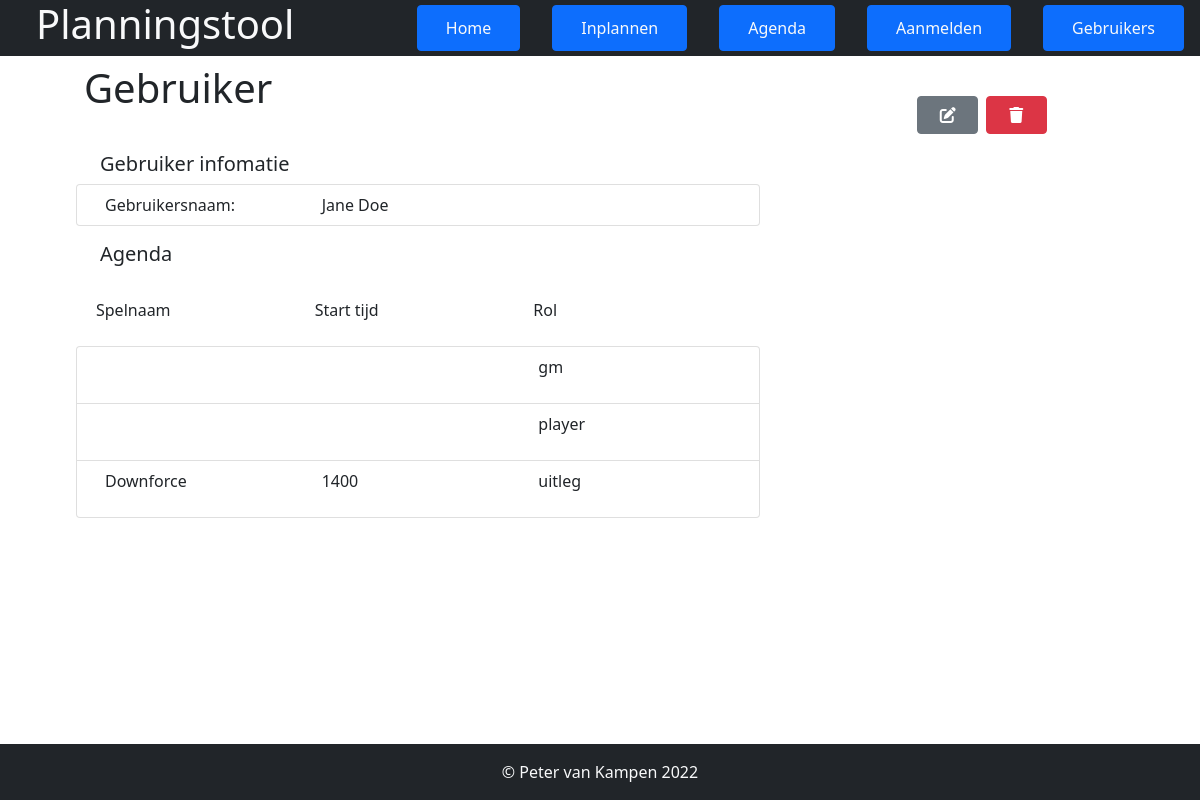
The app's page /pages/gebruiker.php?id=2, older data.
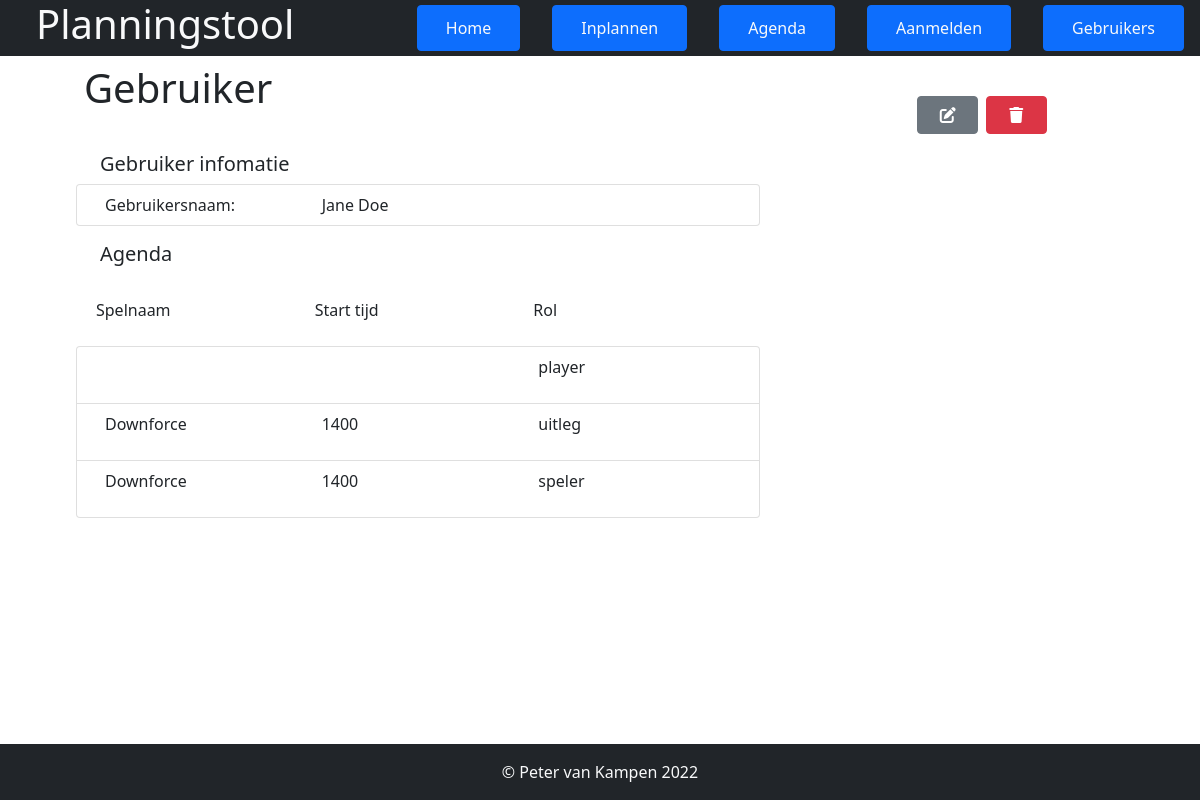
The same page, newer data.
### tables this page shows
CREATE TABLE `users` (
  `id` int(11) NOT NULL,
  `username` varchar(11) NOT NULL
);

CREATE TABLE `aanwezigheid` (
  `id` int(11) NOT NULL,
  `appointment_id` int(11) NOT NULL,
  `user_id` int(11) NOT NULL,
  `role` varchar(255) NOT NULL
);

CREATE TABLE `schedule` (
  `id` int(11) NOT NULL,
  `game_id` int(11) NOT NULL,
  `start_time` int(11) NOT NULL,
  `end_time` int(11) NOT NULL,
  `game_master` int(11) NOT NULL
);

### pages/gebruiker.php (the view, shortened to what this page needs)
<?php
    require("../includes/connect.php");
    $query = "SELECT username FROM users WHERE id=:safe";
    $result = $conn->prepare($query);
    $result->execute(['safe' => $_GET["id"]]);
    $user = $result->fetch();
    $query = "SELECT * FROM aanwezigheid WHERE `user_id` = :safe ORDER BY appointment_id";
    $result = $conn->prepare($query);
    $result->execute(['safe' => $_GET["id"]]);
    $aanwezigheid_all = $result->fetchAll();
    $query = "SELECT * FROM schedule";
    $result = $conn->prepare($query);
    $result->execute();
    $schedule_all = $result->fetchAll();
    $schedule = array();
    foreach($schedule_all as $single){
        $schedule[$single['id']] = $single;
    }
    $query = "SELECT id, name FROM games";
    $result = $conn->prepare($query);
    $result->execute();
    $games_all = $result->fetchAll();
    $games = array();
    foreach($games_all as $game){
        $games[$game['id']] = $game['name'];
    }
?>
<!DOCTYPE html>
<html lang="en">
<head>
    <link href="https://cdn.jsdelivr.net/npm/bootstrap@5.0.2/dist/css/bootstrap.min.css" rel="stylesheet">
    <link href="../style/style.css" rel="stylesheet" />
</head>
<body>
    <?php include('../includes/header.php'); ?>
    <div class="content container row mx-5 my-5 w-100 h-100">
        <div class="col-8 p3 col">
            <h1 class="index_title py-3">Gebruiker</h1>
            <div class="single_game_container container row w-100 p-3">
                <h5>Gebruiker infomatie</h5>
                <ul class="list-group mb-3">
                    <li class="list-group-item row flex-row d-flex">
                        <p class="col-4 m-0">Gebruikersnaam:</p>
                        <p class="col-8 m-0" ><?php echo $user['username'];?></p>
                    </li>
                </ul>
                <h5>Agenda</h5>
                <div class="controls my-3 p-2 row d-flex flex-row">
                    <p class="col-4 align-content-center m-0">Spelnaam</p>
                    <p class="col-4 align-content-center m-0">Start tijd</p>
                    <p class="col-4 align-content-center m-0">Rol</p>
                </div>
                <ul class="game_detail_list list-group">
                    <?php
                        foreach($aanwezigheid_all as $aanwezigheid){
                            $app_id = $aanwezigheid['appointment_id'];
                            $gamename = $games[$schedule[$app_id]['game_id']];
                            $start_time = $schedule[$app_id]['start_time'];
                            $role = $aanwezigheid['role'];
                    ?>
                            <li class="list-group-item row flex-row d-flex">
                                <p class="col-4"><?php echo $gamename;?></p>
                                <p class="col-4"><?php echo $start_time;?></p>
                                <p class="col-4"><?php echo $role;?></p>
                            </li>
                    <?php
                        }
                    ?>
                </ul>
            </div>
        </div>
        <div class="col-4 p3 col">
            <div class="single_game_buttons row d-flex justify-content-center mt-5">
            <a href="../function/editor.php?id=<?php echo $schedule['id']; ?>" class="btn btn-secondary col-2 mx-1"><i class="fas fa-edit"></i></a>
            <a href="../function/deleter.php?id=<?php echo $schedule['id']; ?>" class="btn btn-danger col-2 mx-1"><i class="fas fa-trash"></i></a>
            </div>
        </div>
    </div>
    <?php include('../includes/footer.php'); ?>
</body>
</html>

### includes/header.php
<header class='fixed-top'>
    <div class='row d-flex bg-dark '>
        <h1 class="header_title col-4 text-light px-5">Planningstool</h1>
        <ul class="header_nav col-8 flex-row align-items-center mb-0 d-flex justify-content-end">
            <li class="nav_item btn btn-primary mx-3">
                <a href="<?php echo 'http://'.$_SERVER['HTTP_HOST'].'/Jaar_1_Blok_4/AO-B3-W7-O1-Planningstool/'.'index.php'; ?>" class="nav-link text-light py-1">Home</a>
            </li>
            <li class="nav_item btn btn-primary mx-3">
                <a href="<?php echo 'http://'.$_SERVER['HTTP_HOST'].'/Jaar_1_Blok_4/AO-B3-W7-O1-Planningstool/'.'pages/inplannen.php'; ?>" class="nav-link text-light py-1">Inplannen</a>
            </li>
            <li class="nav_item btn btn-primary mx-3">
                <a href="<?php echo 'http://'.$_SERVER['HTTP_HOST'].'/Jaar_1_Blok_4/AO-B3-W7-O1-Planningstool/'.'pages/overzicht.php'; ?>" class="nav-link text-light py-1">Agenda</a>
            </li>
            <li class="nav_item btn btn-primary mx-3">
                <a href="<?php echo 'http://'.$_SERVER['HTTP_HOST'].'/Jaar_1_Blok_4/AO-B3-W7-O1-Planningstool/'.'pages/gebruiker_aanmaken.php'; ?>" class="nav-link text-light py-1">Aanmelden</a>
            </li>
            <li class="nav_item btn btn-primary mx-3">
                <a href="<?php echo 'http://'.$_SERVER['HTTP_HOST'].'/Jaar_1_Blok_4/AO-B3-W7-O1-Planningstool/'.'pages/gebruiker_overzicht.php'; ?>" class="nav-link text-light py-1">Gebruikers</a>
            </li>
        </ul>
    </div>
</header>

### includes/footer.php
<footer class='w-100 bg-dark justify-content-center d-flex text-light fixed-bottom py-3'>
    &copy; Peter van Kampen 2022
</footer>

Row changes from the older to the newer data that the page shows:
removed aanwezigheid: role "gm"
added aanwezigheid: appointment.game_id "Downforce", appointment.start_time "1400", role "speler"
